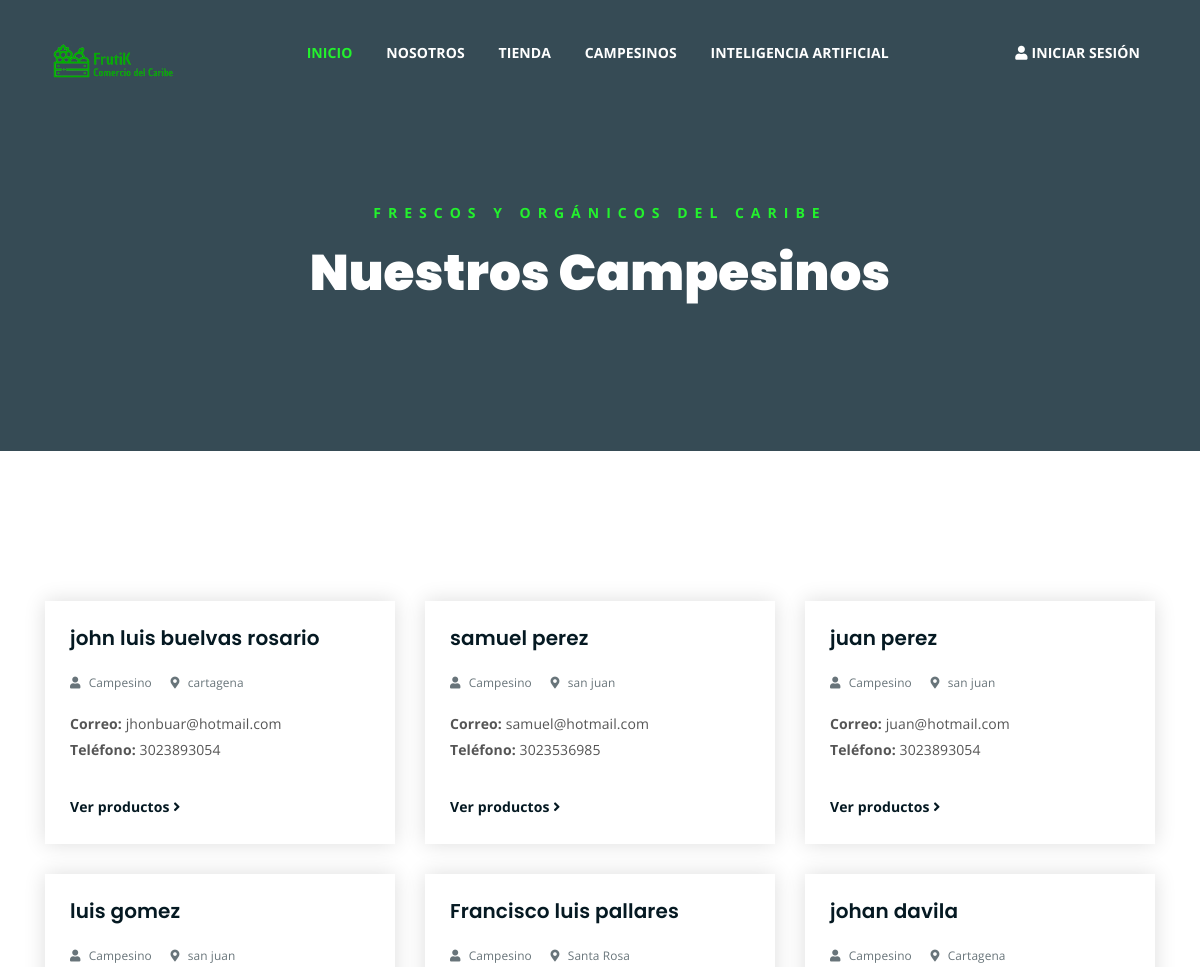
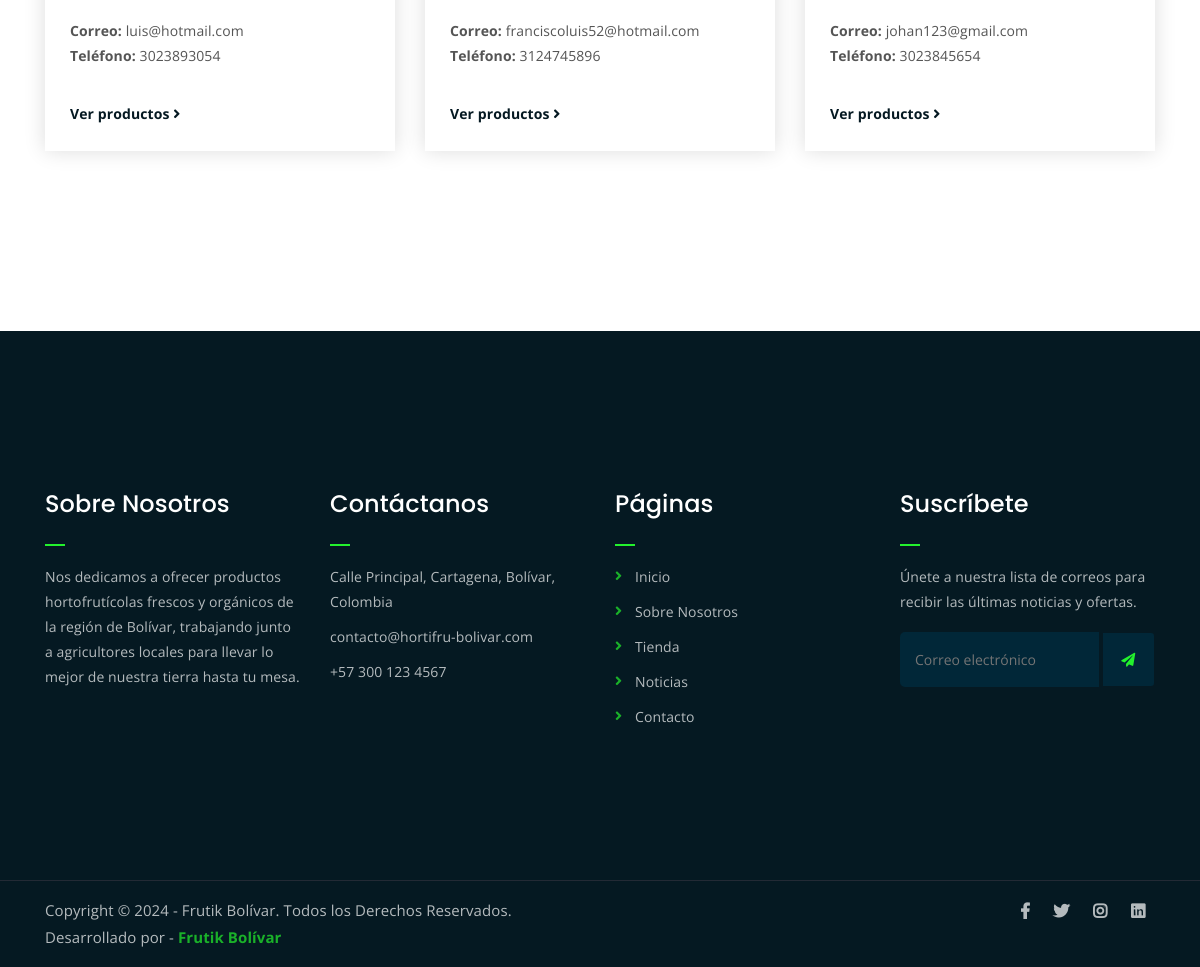
Screenshot of /views/campesinos.php with the database file from the repository (2 pictures, top to bottom).
### tables this page shows
CREATE TABLE campesinos (
  id SERIAL PRIMARY KEY,
  nombre VARCHAR(255) NOT NULL,
  apellidos VARCHAR(255) NOT NULL,
  cedula VARCHAR(20) NOT NULL,
  telefono VARCHAR(20) NOT NULL,
  correo VARCHAR(255) NOT NULL,
  direccion VARCHAR(255) NOT NULL,
  departamento VARCHAR(100) NOT NULL,
  municipio VARCHAR(100) NOT NULL,
  nombre_usuario VARCHAR(50) UNIQUE NOT NULL,
  contraseña VARCHAR(255) NOT NULL
);

### views/campesinos.php (the view, shortened to what this page needs)
<?php
include '../db/conexion.php';
$sql = "SELECT * FROM campesinos";
$campesinos = [];
if ($is_pdo) {
    try {
        $stmt = $pdo->query($sql);
        $campesinos = $stmt->fetchAll(PDO::FETCH_ASSOC);
    } catch (PDOException $e) {
        echo "<p>Error al obtener campesinos: " . $e->getMessage() . "</p>";
    }
} else {
    $result2 = $conn->query($sql);
    if ($result2 && $result2->num_rows > 0) {
        while ($row2 = $result2->fetch_assoc()) {
            $campesinos[] = $row2;
        }
    }
}
?>
<!DOCTYPE html>
<html lang="en">
<head>
	<link rel="stylesheet" href="../assets/css/all.min.css?2">
	<link rel="stylesheet" href="../assets/bootstrap/css/bootstrap.min.css?2">
	<link rel="stylesheet" href="../assets/css/owl.carousel.css?2">
	<link rel="stylesheet" href="../assets/css/magnific-popup.css?2">
	<link rel="stylesheet" href="../assets/css/animate.css?2">
	<link rel="stylesheet" href="../assets/css/meanmenu.min.css?2">
	<link rel="stylesheet" href="../assets/css/main.css?2">
	<link rel="stylesheet" href="../assets/css/responsive.css?2">
</head>
<body>
	<div class="top-header-area" id="sticker">
		<div class="container">
			<div class="row">
				<div class="col-lg-12 col-sm-12 text-center">
					<div class="main-menu-wrap">
						<div class="site-logo">
							<a href="../index.php">
								<img src="../assets/img/company-logos/6.png" alt="">
							</a>
						</div>
						<nav class="main-menu">
							<ul>
								<li class="current-list-item"><a href="../index.php">INICIO</a></li>
								<li><a href="../views/nosotros.html">NOSOTROS</a></li>
								<li><a href="../views/tienda.php">TIENDA</a></li>
								<li><a href="../views/campesinos.php">CAMPESINOS</a></li>
								<li><a href="#">INTELIGENCIA ARTIFICIAL</a>
								</li>
								<li>
									<div class="header-icons">
										<a class="mobile-hide user-bar-icon" href="../views/login_vendedor.php"><i class="fas fa-user"></i> INICIAR SESIÓN</a>
									</div>
								</li>
							</ul>
						</nav>
					</div>
				</div>
			</div>
		</div>
	</div>
	<div class="breadcrumb-section breadcrumb-bg">
		<div class="container">
			<div class="row">
				<div class="col-lg-8 offset-lg-2 text-center">
					<div class="breadcrumb-text">
						<p>Frescos y Orgánicos del Caribe</p>
						<h1>Nuestros Campesinos</h1>
					</div>
				</div>
			</div>
		</div>
	</div>
	<div class="latest-news pt-150 pb-150">
		<div class="container">
			<div class="row">
				<?php if (!empty($campesinos)) {
					foreach ($campesinos as $row2) { ?>
						<div class="col-lg-4 col-md-6">
							<div class="single-latest-news">
								<div class="news-text-box">
								<h3><a href="productos_campesino.php?id=<?php echo $row2['id']; ?>"><?php echo htmlspecialchars($row2['nombre']) . " " . htmlspecialchars($row2['apellidos']); ?></a></h3>
									<p class="blog-meta">
										<span class="author"><i class="fas fa-user"></i> Campesino</span>
										<span class="date"><i class="fas fa-map-marker-alt"></i> <?php echo htmlspecialchars($row2['municipio']); ?></span>
									</p>
									<p class="excerpt">
										<b>Correo:</b> <?php echo htmlspecialchars($row2['correo']); ?> <br>
										<b>Teléfono:</b> <?php echo htmlspecialchars($row2['telefono']); ?>
									</p>
									<a href="productos_campesino.php?id=<?php echo $row2['id']; ?>" class="read-more-btn">Ver productos <i class="fas fa-angle-right"></i></a>
								</div>
							</div>
						</div>
				<?php }
				} else {
					echo "<p>No hay campesinos disponibles en este momento.</p>";
				} ?>
			</div>
		</div>
	</div>
	<div class="footer-area">
		<div class="container">
			<div class="row">
				<div class="col-lg-3 col-md-6">
					<div class="footer-box about-widget">
						<h2 class="widget-title">Sobre Nosotros</h2>
						<p>Nos dedicamos a ofrecer productos hortofrutícolas frescos y orgánicos de la región de Bolívar, trabajando junto a agricultores locales para llevar lo mejor de nuestra tierra hasta tu mesa.</p>
					</div>
				</div>
				<div class="col-lg-3 col-md-6">
					<div class="footer-box get-in-touch">
						<h2 class="widget-title">Contáctanos</h2>
						<ul>
							<li>Calle Principal, Cartagena, Bolívar, Colombia</li>
							<li>contacto@hortifru-bolivar.com</li>
							<li>+57 300 123 4567</li>
						</ul>
					</div>
				</div>
				<div class="col-lg-3 col-md-6">
					<div class="footer-box pages">
						<h2 class="widget-title">Páginas</h2>
						<ul>
							<li><a href="index.html">Inicio</a></li>
							<li><a href="about.html">Sobre Nosotros</a></li>
							<li><a href="services.html">Tienda</a></li>
							<li><a href="news.html">Noticias</a></li>
							<li><a href="contact.html">Contacto</a></li>
						</ul>
					</div>
				</div>
				<div class="col-lg-3 col-md-6">
					<div class="footer-box subscribe">
						<h2 class="widget-title">Suscríbete</h2>
						<p>Únete a nuestra lista de correos para recibir las últimas noticias y ofertas.</p>
						<form action="index.html">
							<input type="email" placeholder="Correo electrónico">
							<button type="submit"><i class="fas fa-paper-plane"></i></button>
						</form>
					</div>
				</div>
			</div>
		</div>
	</div>
	<div class="copyright">
		<div class="container">
			<div class="row">
				<div class="col-lg-6 col-md-12">
					<p>Copyright &copy; 2024 - Frutik Bolívar. Todos los Derechos Reservados.<br>
						Desarrollado por - <a href="http://localhost/proyectocomercializacion/index.php">Frutik Bolívar</a>
					</p>
				</div>
				<div class="col-lg-6 text-right col-md-12">
					<div class="social-icons">
						<ul>
							<li><a href="#" target="_blank"><i class="fab fa-facebook-f"></i></a></li>
							<li><a href="#" target="_blank"><i class="fab fa-twitter"></i></a></li>
							<li><a href="#" target="_blank"><i class="fab fa-instagram"></i></a></li>
							<li><a href="#" target="_blank"><i class="fab fa-linkedin"></i></a></li>
						</ul>
					</div>
				</div>
			</div>
		</div>
	</div>
</body>
</html>

### rows the page displays
campesinos: nombre "john luis", apellidos "buelvas rosario", municipio "cartagena", correo "jhonbuar@hotmail.com", telefono "3023893054"
campesinos: nombre "samuel", apellidos "perez", municipio "san juan", correo "samuel@hotmail.com", telefono "3023536985"
campesinos: nombre "juan", apellidos "perez", municipio "san juan", correo "juan@hotmail.com", telefono "3023893054"
campesinos: nombre "luis", apellidos "gomez", municipio "san juan", correo "luis@hotmail.com", telefono "3023893054"
campesinos: nombre "Francisco luis", apellidos "pallares", municipio "Santa Rosa", correo "franciscoluis52@hotmail.com", telefono "3124745896"
campesinos: nombre "johan", apellidos "davila", municipio "Cartagena", correo "johan123@gmail.com", telefono "3023845654"
